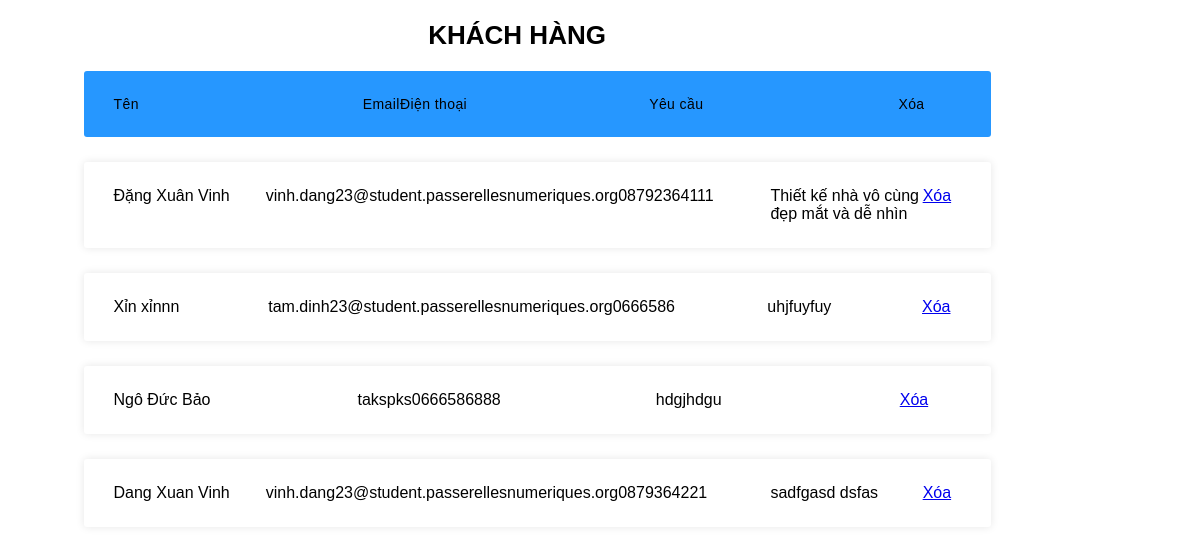
Screenshot of /Admin/Customer/timeline.php with the database file from the repository.
### tables this page shows
CREATE TABLE `customers` (
  `id` int(255) NOT NULL,
  `name` varchar(1000) NOT NULL,
  `email` varchar(2000) NOT NULL,
  `number` varchar(2000) NOT NULL,
  `request` varchar(1100) NOT NULL
);

### Admin/dph.php (called while the page is built, shortened)
<?php
class dph
{
    public $__conn;
    function connect()
    {
        if (!$this->__conn){
            $this->__conn = mysqli_connect('localhost','root','','constractor_building') or die ('Lỗi kết nối');
            mysqli_query($this->__conn, "SET character_set_results = 'utf8', character_set_client = 'utf8', character_set_database = 'utf8', character_set_server = 'utf8'");
        }
    }
    function get_list($sql)
    {
        $result = mysqli_query($this->__conn, $sql);
        $return = array();
        while ($row = mysqli_fetch_assoc($result)){
            $return[] = $row;
        }
        return $return;
    }
}
?>

### Admin/Customer/timeline.php (the view)
<?php
include("../dph.php")?>
<link rel="stylesheet" href="./CSS/timeline.css">
<div class="container">
  <h2>KHÁCH HÀNG</h2>
  <ul class="responsive-table">
    <li class="table-header">
      <div class="col col-2">Tên</div>
      <div class="col col-5">Email</div>
      <div class="col col-2">Điện thoại</div>
      <div class="col col-2">Yêu cầu</div>
      <div class="col col-1">Xóa</div>
    </li>
    <?php
        $database = new dph();
        $row = $database -> get_list('select * from customers;')?>
        <?php foreach($row as $value):?>
          <li class="table-row">
            <div class="col col-2"><?php echo $value['name'] ?></div>
            <div class="col col-5"><?php echo $value['email'] ?></div>
            <div class="col col-2"><?php echo $value['number'] ?></div>
            <div class="col col-2"><?php echo $value['request'] ?></div>
            <div class="col col-1"><a href="./delete.php?id=<?php echo $value['id']?>">Xóa</a></div>
        </li>
        <?php endforeach ?>
  </ul>
</div>

### Admin/Customer/CSS/timeline.css (style rules this page uses)
.container { max-width: 80%; margin-left: 3%; }
h2 { font-size: 26px; margin: 20px 0; text-align: center; }
.responsive-table li { border-radius: 3px; padding: 25px 30px; display: -webkit-box; display: -ms-flexbox; display: flex; -webkit-box-pack: justify; -ms-flex-pack: justify; justify-content: space-between; margin-bottom: 25px; }
.responsive-table .table-header { background-color: #2697FF; font-size: 14px; letter-spacing: 0.03em; }
.responsive-table .table-row { background-color: #ffffff; -webkit-box-shadow: 0px 0px 9px 0px rgba(0, 0, 0, 0.1); box-shadow: 0px 0px 9px 0px rgba(0, 0, 0, 0.1); }
.responsive-table .col-1 { -ms-flex-preferred-size: 10%; flex-basis: 10%; }
.responsive-table .col-2 { -ms-flex-preferred-size: 40%; flex-basis: 40%; }

### rows the page displays
customers: name "Đặng Xuân Vinh", email "vinh.dang23@student.passerellesnumeriques.org", number "08792364111", request "Thiết kế nhà vô cùng đẹp mắt và dễ nhìn"
customers: name "Xỉn xỉnnn", email "tam.dinh23@student.passerellesnumeriques.org", number "0666586", request "uhjfuyfuy"
customers: name "Ngô Đức Bảo", email "takspks", number "0666586888", request "hdgjhdgu"
customers: name "Dang Xuan Vinh", email "vinh.dang23@student.passerellesnumeriques.org", number "0879364221", request "sadfgasd dsfas"
